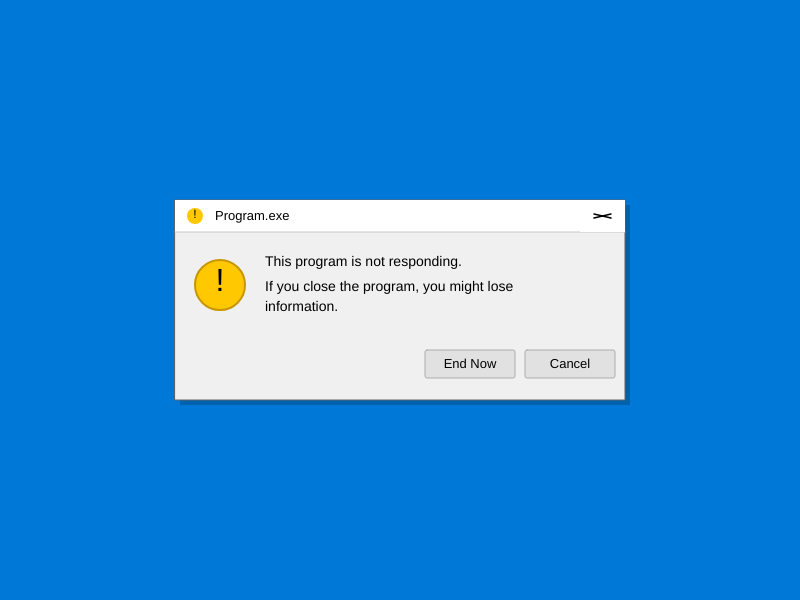
Frame 1 (no input)
Frame 60 (no input): identical to frame 1, image omitted
Frame 120 (the mouse pressed at the canvas centre since frame 60): identical to frame 1, image omitted

The p5.js sketch that drew this single still picture (run headless with seeded random() and noise() and a simulated clock; from frame 60 on, the mouse is pressed at the canvas centre):

// p5.js sketch
// ── sketch.js
// Windows "Not Responding" Dialog Recreation
let dialogX, dialogY;
let dialogWidth = 450;
let dialogHeight = 200;
let closeButtonHover = false;
let endNowButtonHover = false;
let cancelButtonHover = false;

function setup() {
  createCanvas(800, 600);
  // Center the dialog
  dialogX = (width - dialogWidth) / 2;
  dialogY = (height - dialogHeight) / 2;
}

function draw() {
  // Background (desktop)
  background(0, 120, 215); // Windows blue
  
  // Draw the dialog window
  drawDialog();
}

function drawDialog() {
  // Drop shadow
  fill(0, 0, 0, 50);
  noStroke();
  rect(dialogX + 5, dialogY + 5, dialogWidth, dialogHeight, 0);
  
  // Main dialog background
  fill(240, 240, 240);
  stroke(100);
  strokeWeight(1);
  rect(dialogX, dialogY, dialogWidth, dialogHeight, 0);
  
  // Title bar
  fill(255, 255, 255);
  noStroke();
  rect(dialogX, dialogY, dialogWidth, 32);
  
  // Title bar border bottom
  stroke(200);
  strokeWeight(1);
  line(dialogX, dialogY + 32, dialogX + dialogWidth, dialogY + 32);
  
  // Warning icon (left side of title)
  drawWarningIcon(dialogX + 12, dialogY + 8);
  
  // Title text
  fill(0);
  noStroke();
  textSize(13);
  textAlign(LEFT, CENTER);
  text("Program.exe", dialogX + 40, dialogY + 16);
  
  // Close button (X)
  drawCloseButton();
  
  // Warning icon (in content area)
  drawWarningIconLarge(dialogX + 20, dialogY + 60);
  
  // Dialog message
  fill(0);
  textSize(14);
  textAlign(LEFT, TOP);
  text("This program is not responding.", dialogX + 90, dialogY + 55);
  text("If you close the program, you might lose", dialogX + 90, dialogY + 80);
  text("information.", dialogX + 90, dialogY + 100);
  
  // Buttons
  drawButton("End Now", dialogX + dialogWidth - 200, dialogY + dialogHeight - 50, 90, 28, endNowButtonHover);
  drawButton("Cancel", dialogX + dialogWidth - 100, dialogY + dialogHeight - 50, 90, 28, cancelButtonHover);
}

function drawWarningIcon(x, y) {
  // Small warning icon for title bar
  fill(255, 200, 0);
  noStroke();
  circle(x + 8, y + 8, 16);
  
  fill(0);
  textSize(12);
  textAlign(CENTER, CENTER);
  text("!", x + 8, y + 7);
}

function drawWarningIconLarge(x, y) {
  // Large warning icon for content area
  fill(255, 200, 0);
  stroke(200, 150, 0);
  strokeWeight(2);
  circle(x + 25, y + 25, 50);
  
  // Exclamation mark
  fill(0);
  noStroke();
  textSize(32);
  textAlign(CENTER, CENTER);
  text("!", x + 25, y + 22);
}

function drawCloseButton() {
  let btnX = dialogX + dialogWidth - 45;
  let btnY = dialogY;
  let btnW = 45;
  let btnH = 32;
  
  // Button background
  if (closeButtonHover) {
    fill(232, 17, 35); // Red when hovered
  } else {
    fill(255);
  }
  noStroke();
  rect(btnX, btnY, btnW, btnH);
  
  // X symbol
  if (closeButtonHover) {
    stroke(255);
  } else {
    stroke(0);
  }
  strokeWeight(1.5);
  let padding = 14;
  line(btnX + padding, btnY + padding, btnX + btnW - padding, btnY + btnH - padding);
  line(btnX + btnW - padding, btnY + padding, btnX + padding, btnY + btnH - padding);
}

function drawButton(label, x, y, w, h, isHovered) {
  // Button border and background
  if (isHovered) {
    fill(229, 241, 251);
    stroke(0, 120, 215);
  } else {
    fill(225, 225, 225);
    stroke(173, 173, 173);
  }
  strokeWeight(1);
  rect(x, y, w, h, 2);
  
  // Button text
  fill(0);
  noStroke();
  textSize(13);
  textAlign(CENTER, CENTER);
  text(label, x + w/2, y + h/2);
}

function mouseMoved() {
  updateButtonHovers();
}

function mouseDragged() {
  updateButtonHovers();
}

function updateButtonHovers() {
  // Close button
  let closeBtnX = dialogX + dialogWidth - 45;
  let closeBtnY = dialogY;
  closeButtonHover = mouseX > closeBtnX && mouseX < closeBtnX + 45 &&
                     mouseY > closeBtnY && mouseY < closeBtnY + 32;
  
  // End Now button
  let endNowX = dialogX + dialogWidth - 200;
  let endNowY = dialogY + dialogHeight - 50;
  endNowButtonHover = mouseX > endNowX && mouseX < endNowX + 90 &&
                      mouseY > endNowY && mouseY < endNowY + 28;
  
  // Cancel button
  let cancelX = dialogX + dialogWidth - 100;
  let cancelY = dialogY + dialogHeight - 50;
  cancelButtonHover = mouseX > cancelX && mouseX < cancelX + 90 &&
                      mouseY > cancelY && mouseY < cancelY + 28;
}

function mouseClicked() {
  if (closeButtonHover || cancelButtonHover) {
    console.log("Dialog cancelled");
  } else if (endNowButtonHover) {
    console.log("Program ended");
  }
}
